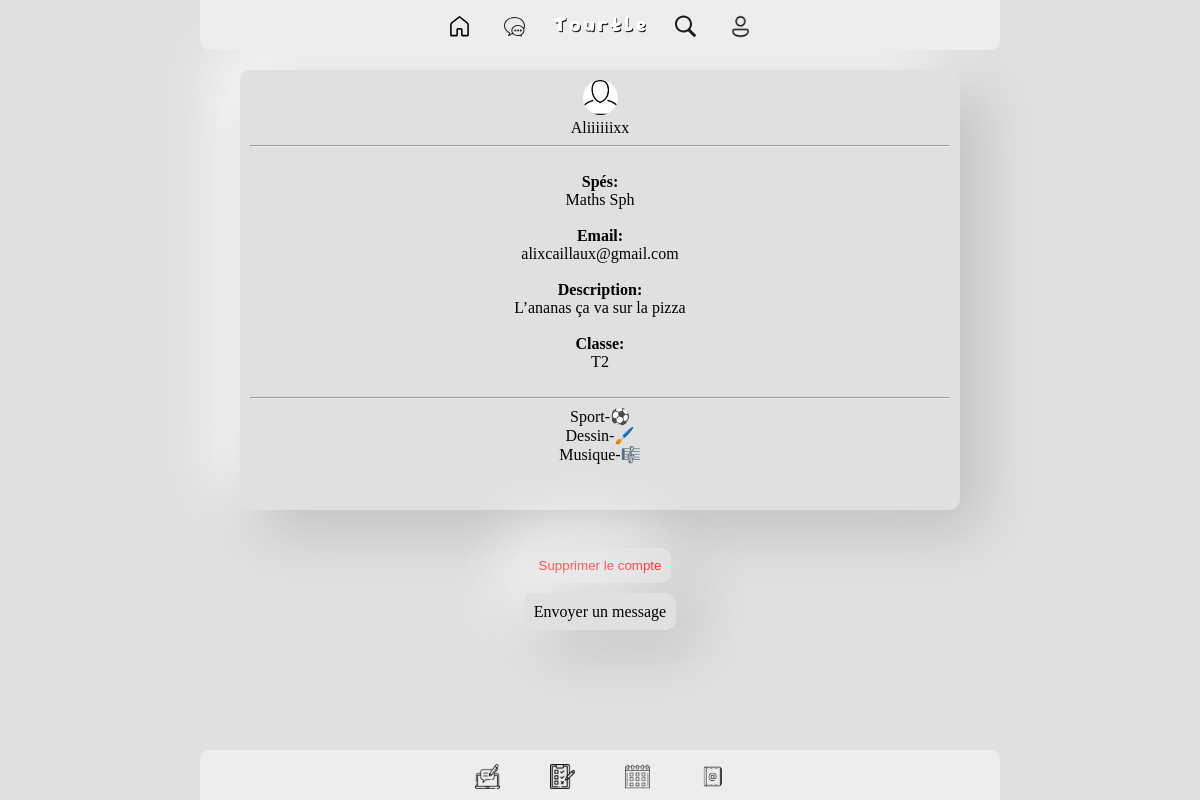
Screenshot of /3/userInfos (signed in) with the database file from the repository.
### models.py (models this page shows, shortened)
class UserModel(UserMixin, db.Model):
    __tablename__ = 'users'
    id = db.Column(db.Integer, primary_key=True)
    email = db.Column(db.String(80), unique=True)
    username = db.Column(db.String(100), unique=True)
    password_hash = db.Column(db.String())
    spes = db.Column(db.String())
    description = db.Column(db.String())
    classe = db.Column(db.String())
    parcours = db.Column(db.String())
    q_a = db.Column(db.String())
    pp = db.Column(db.String())
    follow = db.Column(db.String())
    messages = db.Column(db.String())
    admin = db.Column(db.Integer)

### main.py (the view)
@app.route('/<int:id>/userInfos', methods=('GET', 'POST'))
@login_required
def userInfos(id):
    unread = False
    messages = []
    if current_user.messages.split(" ")[0]:
        messages = [get_message(id) for id in current_user.messages.split(" ")]
    for message in messages:
      if message:
        if message[3] == current_user.id and message[8] == False:
            unread = True
            break
    user = load_user(id)
    try:
      user.pp
    except:
      return render_template('userInfos.html', user="NOPE", unread=unread)
    return render_template('userInfos.html', user=user, unread=unread)

### main.py (called while the page is built)
def get_db_connection():
    conn = sqlite3.connect('datas.db')
    conn.row_factory = sqlite3.Row
    return conn

def get_message(message_id):
    conn = get_db_connection()
    post = conn.execute('SELECT * FROM messages WHERE id = ?',
                        (message_id,)).fetchone()
    conn.close()
    return post

### models.py (called while the page is built)
@login.user_loader
def load_user(id):
    return UserModel.query.get(int(id))

### templates/userInfos.html (shortened to what this page needs)
{% extends 'base.html' %} {% block content %}
<link
  rel="stylesheet"
  href="{{ url_for('static', filename= 'css/user.css') }}"
/>
{% if user != "NOPE" %}
<div id="infoChart">
   {% if not user.pp %}
  <img
    src="{{ url_for('static', filename='icons/noUser.png') }}"
    alt="Avatar"
    class="avatar"
  />
  {% endif %}
  <br />
  {{user.username}}
  <hr />
  <br />
  {% if user.spes %} <b>Spés:</b> <br />{{user.spes}} <br /><br />
  {% endif %} {% if user.email %} <b>Email:</b><br />{{user.email}} <br /><br />
  {% endif %} {% if user.description %} <b>Description:</b> <br />{{user.description}}
  <br /><br />
  {% endif %} {% if user.classe %} <b>Classe:</b> <br />{{user.classe}} <br /><br />
  {% endif %}  {% if user.follow %}
  <hr />
  {% set types =user.follow.split(' ') %} {% for type in types %} {{type}}<br />
  {% endfor %}
  <br /><br />
  {% endif %}
</div>
<br />
 {% if user == current_user or current_user.admin == 1 %}
<form
  method="POST"
  action="{{ url_for('delete_user', id=current_user.id) }}"
  class="delete_button"
>
  <input
    type="submit"
    value="Supprimer le compte"
    class="delete"
    onclick="return confirm('Voulez-vous vraiment supprimer votre compte?')"
  />
</form>
{% endif %} {% if user != current_user %}
<div class="send_button">
  <a href="{{ url_for('send', id=user.id) }}">Envoyer un message</a>
</div>
{% endif %}
{% endif %} {% endblock %}

### static/css/style.css (style rules this page uses)
body { margin: 0; padding: 0; background-attachment: fixed; height: 100%; background-color: #e0e0e0; font-family: "Baskerville Old Face"; }
html { margin: 0; margin-bottom: -500px; height: 100%; }
.avatar { width: 35px; height: 35px; background-color: white; border-radius: 50%; object-fit: cover; }
a { text-decoration: none; color: black; }

### static/css/user.css (style rules this page uses)
#infoChart { margin: auto; margin-top: 10px; color: black; text-align: center; padding: 10px; width: 75%; min-height: 5px; max-width: 700px; border-radius: 10px; background: #e0e0e0; box-shadow: 20px 20px 60px #bebebe, -20px -20px 60px #ffffff; }
.send_button { margin: auto; text-align: center; }
.send_button a { cursor: pointer; margin-bottom: 100px; text-align: center; text-decoration: none; padding: 10px; border-radius: 10px; color: black; background: #e0e0e0; box-shadow: 20px 20px 60px #bebebe, -20px -20px 60px #ffffff; z-index: 0; }
input { margin: 10px; border: none; text-decoration: none; border-radius: 10px; color: black; background: #ededed; box-shadow: 20px 20px 60px #c9c9c9, -20px -20px 60px #ffffff; }
.delete_button { color: black; font-size: 15px; text-decoration: none; padding: 10px; border: none; outline: none; background: none; cursor: pointer; text-align: center; }
.delete { cursor: pointer; margin-bottom: 10px; text-align: center; text-decoration: none; padding: 10px; border-radius: 10px; color: red; background: #e0e0e0; box-shadow: 20px 20px 60px #bebebe, -20px -20px 60px #ffffff; z-index: 0; }

### rows the page displays
UserModel: username "Aliiiiiixx", spes "Maths Sph", email "alixcaillaux@gmail.com", description "L’ananas ça va sur la pizza", classe "T2"

### other values shown
{{ type }} "Sport-⚽" "Dessin-🖌️" "Musique-🎼"
